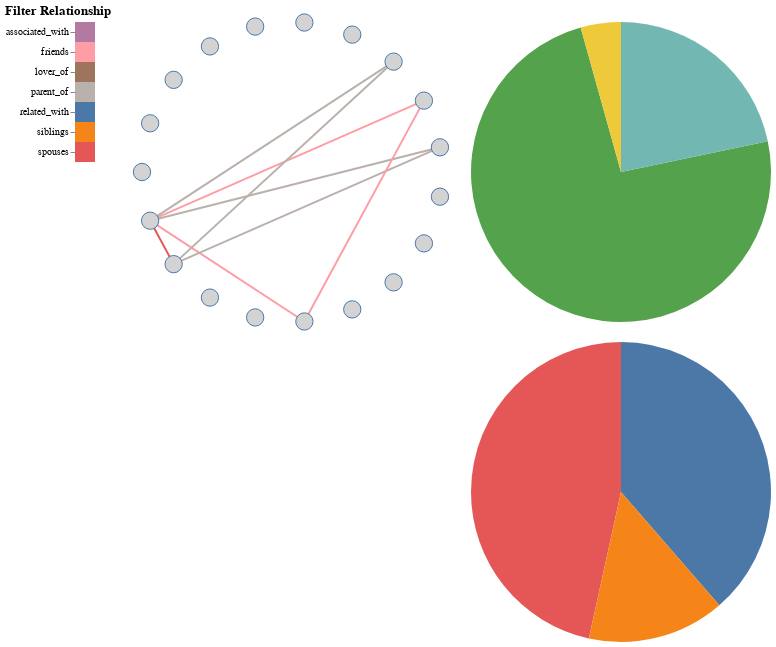

The code cell stored with this chart in its notebook:
### Code cell
# define the graph layout
layout = nx.shell_layout(G)
#test set nodes shape --> does not work :/
#for ni in G.nodes:
#    G.nodes[ni]['shape'] = 'v'

# WTF die node_shape kann nur in nxa.draw_networkx_nodes() gesetzt werden aber nicht in draw_networkx
# draw graph with nx_altair
chart = nxa.draw_networkx(
    G,
    pos=layout,
    node_tooltip=['label', 'Gender'],
    node_color='lightgray',
    edge_color='Relation',
    width=2
)

# get the edge layer
edges = chart.layer[0]
# get the node layer
nodes = chart.layer[1]

# define relationship filter
relations = pd.DataFrame({'Relation': ['parent_of', 'lover_of', 'related_with', 'associated_with', 'siblings', 'spouses', 'friends']})
selection = alt.selection_point(fields=['Relation'], toggle="true")
color = alt.condition(selection, alt.Color('Relation:N', legend=None), alt.value('lightgray'))
relation_filter = alt.Chart(relations, title=alt.TitleParams('Filter Relationship', anchor='start')).mark_rect().encode(
    y=alt.Y('Relation', title=''), 
    color=color
).add_params(selection)

# add filter
edges = edges.encode(color='Relation').transform_filter(selection)

# filter nodes by gender
# options = ['MALE', 'FEMALE', 'UNKNOWN']
# labels = [option + ' ' for option in options]
# radio_buttons = alt.binding_radio(
#     options=options + [None],
#     labels=labels + ['ALL'],
#     name='Gender: '
# )
# selection = alt.selection_single(
#     fields=['Gender'],
#     bind=radio_buttons,
# )
# nodes = nodes.encode(
#     fill=alt.Color('Gender:N').scale(domain=options)
# ).add_params(
#     selection
# ).transform_filter(
#     selection
# )

# print the Chart layers #beene look at this | charts next to each other , + lay charts overeach
(relation_filter | (edges+nodes)| (spokenWordsGenderPieCharAlt & numeberSpeakerGenderPieAlt) ).configure_view(
    strokeWidth=0 # remove border
).configure_axis(
    domainOpacity=0 # remove axis
)

### Figure 1 — Vega-Lite specification as saved in the notebook (floating-point values rounded to 4 significant figures)
{"config": {"view": {"continuousWidth": 300, "continuousHeight": 300, "strokeWidth": 0}, "axis": {"domainOpacity": 0}}, "hconcat": [{"data": {"name": "data-e5b186410e83dd5b42990d239583abbe"}, "mark": {"type": "rect"}, "encoding": {"color": {"condition": {"param": "param_3", "field": "Relation", "legend": null, "type": "nominal"}, "value": "lightgray"}, "y": {"field": "Relation", "title": "", "type": "nominal"}}, "name": "view_3", "title": {"text": "Filter Relationship", "anchor": "start"}}, {"layer": [{"data": {"name": "data-018fabd94bcead7a731848a1c818b2db"}, "mark": {"type": "line", "opacity": 1, "strokeWidth": 2}, "encoding": {"color": {"field": "Relation", "type": "nominal"}, "detail": {"field": "edge", "type": "quantitative"}, "x": {"axis": {"grid": false, "labels": false, "ticks": false, "title": ""}, "field": "x", "type": "quantitative"}, "y": {"axis": {"grid": false, "labels": false, "ticks": false, "title": ""}, "field": "y", "type": "quantitative"}}, "transform": [{"filter": {"param": "param_3"}}]}, {"data": {"name": "data-a84a6f0ef9e01f78771266946fcaefaa"}, "mark": {"type": "point", "fill": "lightgray", "opacity": 1, "size": 300, "strokeWidth": 1.0}, "encoding": {"tooltip": [{"field": "label", "type": "nominal"}, {"field": "Gender", "type": "nominal"}], "x": {"axis": {"grid": false, "labels": false, "ticks": false}, "field": "x", "type": "quantitative"}, "y": {"axis": {"grid": false, "labels": false, "ticks": false}, "field": "y", "type": "quantitative"}}}]}, {"vconcat": [{"data": {"name": "data-3f5e64f298c943cdab94a6f0f1f910b9"}, "mark": {"type": "arc"}, "encoding": {"color": {"field": "Genders", "type": "nominal"}, "theta": {"field": "Words", "type": "quantitative"}}}, {"data": {"name": "data-2caea37c4bd23384b5f3a3cfd4e699a5"}, "mark": {"type": "arc"}, "encoding": {"color": {"field": "genders", "type": "nominal"}, "theta": {"field": "Number of Speakers", "type": "quantitative"}}}]}], "params": [{"name": "param_3", "select": {"type": "point", "fields": ["Relation"], "toggle": "true"}, "views": ["view_3"]}], "$schema": "https://vega.github.io/schema/vega-lite/v5.15.1.json", "datasets": {"data-e5b186410e83dd5b42990d239583abbe": [{"Relation": "parent_of"}, {"Relation": "lover_of"}, {"Relation": "related_with"}, {"Relation": "associated_with"}, {"Relation": "siblings"}, {"Relation": "spouses"}, {"Relation": "friends"}], "data-018fabd94bcead7a731848a1c818b2db": [{"x": -0.9458, "source": "hecastus_der_reich_mann", "edge": 0, "Relation": "spouses", "pair": ["hecastus_der_reich_mann", "epicuria_die_fraw"], "target": "epicuria_die_fraw", "id": "1", "y": -0.3247}, {"x": -0.7891, "source": "hecastus_der_reich_mann", "edge": 0, "Relation": "spouses", "pair": ["hecastus_der_reich_mann", "epicuria_die_fraw"], "target": "epicuria_die_fraw", "id": "1", "y": -0.6142}, {"x": -0.9458, "source": "hecastus_der_reich_mann", "edge": 1, "Relation": "friends", "pair": ["hecastus_der_reich_mann", "demones_der_erst_freund"], "target": "demones_der_erst_freund", "id": "2", "y": -0.3247}, {"x": 0.08258, "source": "hecastus_der_reich_mann", "edge": 1, "Relation": "friends", "pair": ["hecastus_der_reich_mann", "demones_der_erst_freund"], "target": "demones_der_erst_freund", "id": "2", "y": -0.9966}, {"x": -0.9458, "source": "hecastus_der_reich_mann", "edge": 2, "Relation": "friends", "pair": ["hecastus_der_reich_mann", "singenes_der_ander_freund"], "target": "singenes_der_ander_freund", "id": "3", "y": -0.3247}, {"x": 0.8795, "source": "hecastus_der_reich_mann", "edge": 2, "Relation": "friends", "pair": ["hecastus_der_reich_mann", "singenes_der_ander_freund"], "target": "singenes_der_ander_freund", "id": "3", "y": 0.4759}, {"x": -0.9458, "source": "hecastus_der_reich_mann", "edge": 3, "Relation": "parent_of", "pair": ["hecastus_der_reich_mann", "philocrates_der_elter_son"], "target": "philocrates_der_elter_son", "id": "5", "y": -0.3247}, {"x": 0.6773, "source": "hecastus_der_reich_mann", "edge": 3, "Relation": "parent_of", "pair": ["hecastus_der_reich_mann", "philocrates_der_elter_son"], "target": "philocrates_der_elter_son", "id": "5", "y": 0.7357}, {"x": -0.9458, "source": "hecastus_der_reich_mann", "edge": 4, "Relation": "parent_of", "pair": ["hecastus_der_reich_mann", "philomachos_der_juenger_son"], "target": "philomachos_der_juenger_son", "id": "6", "y": -0.3247}, {"x": 0.9864, "source": "hecastus_der_reich_mann", "edge": 4, "Relation": "parent_of", "pair": ["hecastus_der_reich_mann", "philomachos_der_juenger_son"], "target": "philomachos_der_juenger_son", "id": "6", "y": 0.1646}, {"x": -0.7891, "source": "epicuria_die_fraw", "edge": 5, "Relation": "parent_of", "pair": ["epicuria_die_fraw", "philocrates_der_elter_son"], "target": "philocrates_der_elter_son", "id": "7", "y": -0.6142}, {"x": 0.6773, "source": "epicuria_die_fraw", "edge": 5, "Relation": "parent_of", "pair": ["epicuria_die_fraw", "philocrates_der_elter_son"], "target": "philocrates_der_elter_son", "id": "7", "y": 0.7357}, {"x": -0.7891, "source": "epicuria_die_fraw", "edge": 6, "Relation": "parent_of", "pair": ["epicuria_die_fraw", "philomachos_der_juenger_son"], "target": "philomachos_der_juenger_son", "id": "8", "y": -0.6142}, {"x": 0.9864, "source": "epicuria_die_fraw", "edge": 6, "Relation": "parent_of", "pair": ["epicuria_die_fraw", "philomachos_der_juenger_son"], "target": "philomachos_der_juenger_son", "id": "8", "y": 0.1646}, {"x": 0.08258, "source": "demones_der_erst_freund", "edge": 7, "Relation": "friends", "pair": ["demones_der_erst_freund", "singenes_der_ander_freund"], "target": "singenes_der_ander_freund", "id": "4", "y": -0.9966}, {"x": 0.8795, "source": "demones_der_erst_freund", "edge": 7, "Relation": "friends", "pair": ["demones_der_erst_freund", "singenes_der_ander_freund"], "target": "singenes_der_ander_freund", "id": "4", "y": 0.4759}], "data-a84a6f0ef9e01f78771266946fcaefaa": [{"x": -1.0, "label": "Der ehrnhold", "y": -8.742e-08, "Person group": false, "Gender": "MALE"}, {"x": -0.9458, "label": "Hecastus, der reich sterbent mann", "y": -0.3247, "Person group": false, "Gender": "MALE"}, {"x": -0.7891, "label": "Epicuria, sein gemahel", "y": -0.6142, "Person group": false, "Gender": "FEMALE"}, {"x": -0.5469, "label": "Panocitus, der ander Knecht", "y": -0.8372, "Person group": false, "Gender": "MALE"}, {"x": -0.2455, "label": "Datrus, der koch", "y": -0.9694, "Person group": false, "Gender": "MALE"}, {"x": 0.08258, "label": "Demones, der erst freund", "y": -0.9966, "Person group": false, "Gender": "MALE"}, {"x": 0.4017, "label": "Economus, der hausvogt", "y": -0.9158, "Person group": false, "Gender": "MALE"}, {"x": 0.6773, "label": "Philepanis, der ein knecht", "y": -0.7357, "Person group": false, "Gender": "MALE"}, {"x": 0.8795, "label": "Nomodydastalus, der legat", "y": -0.4759, "Person group": false, "Gender": "MALE"}, {"x": 0.9864, "label": "Ancilla, die magd", "y": -0.1646, "Person group": false, "Gender": "FEMALE"}, {"x": 0.9864, "label": "Philomachos, der jünger son", "y": 0.1646, "Person group": false, "Gender": "MALE"}, {"x": 0.8795, "label": "Singenes, der ander freund", "y": 0.4759, "Person group": false, "Gender": "MALE"}, {"x": 0.6773, "label": "Philocrates, der elter son", "y": 0.7357, "Person group": false, "Gender": "MALE"}, {"x": 0.4017, "label": "Plutus, der schatz", "y": 0.9158, "Person group": false, "Gender": "UNKNOWN"}, {"x": 0.08258, "label": "Mors, der Todt", "y": 0.9966, "Person group": false, "Gender": "UNKNOWN"}, {"x": -0.2455, "label": "Virtus, die Tugent", "y": 0.9694, "Person group": false, "Gender": "UNKNOWN"}, {"x": -0.5469, "label": "Fides, der Glaub", "y": 0.8372, "Person group": false, "Gender": "UNKNOWN"}, {"x": -0.7891, "label": "Sathan, der teuffel", "y": 0.6142, "Person group": false, "Gender": "MALE"}, {"x": -0.9458, "label": "Hieronimus, der priester", "y": 0.3247, "Person group": false, "Gender": "MALE"}], "data-3f5e64f298c943cdab94a6f0f1f910b9": [{"Genders": "Spoken Words Male", "Words": 33737}, {"Genders": "Spoken Words Female", "Words": 9900}, {"Genders": "Spoken Words Unkown", "Words": 1978}], "data-2caea37c4bd23384b5f3a3cfd4e699a5": [{"genders": "Male Speakers", "Number of Speakers": 88}, {"genders": "Female Speakers", "Number of Speakers": 73}, {"genders": "Gender Unknown Speakers", "Number of Speakers": 28}]}}
